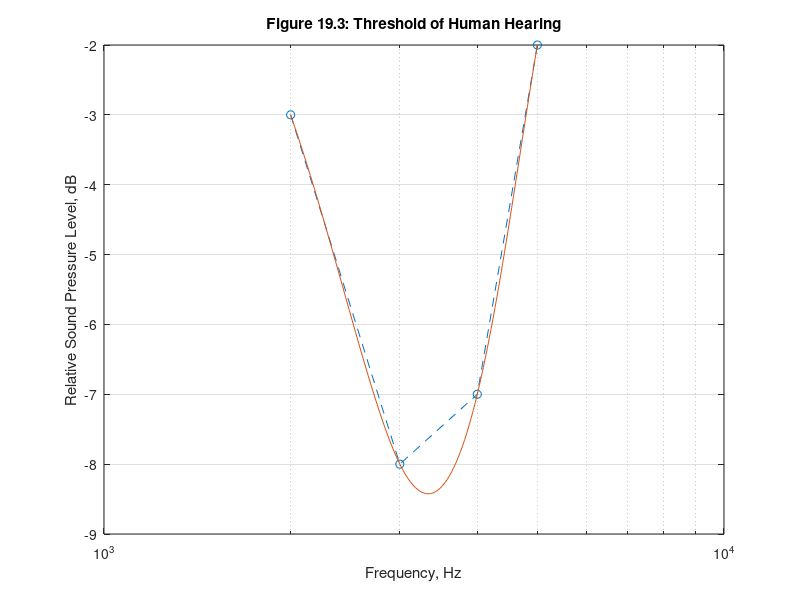

This chart was generated by the following MATLAB code:
%(MM1903.m plot)
Hz=[20:10:100 200:100:1000 1500 2000:1000:10000]; % frequencies in Hertz
spl=[76 66 59 54 49 46 43 40 38 22 ... % sound pressure level in dB
 14 9 6 3.5 2.5 1.4 0.7 0 -1 -3 ...
 -8 -7 -2 2 7 9 11 12];

Hzi = linspace(2e3,5e3); % look closely near minimum
spli = interp1(Hz,spl,Hzi,'spline'); % interpolate near minimum
i = find(Hz>=2e3 & Hz<=5e3); % find original data indices near minimum

semilogx(Hz(i),spl(i),'--o',Hzi,spli) % plot old and new data

xlabel('Frequency, Hz')
ylabel('Relative Sound Pressure Level, dB')
title('Figure 19.3: Threshold of Human Hearing')
grid on
